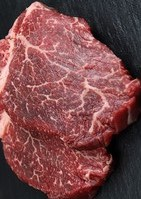
#> input picture 1_images/1_Meat_images/MEAT/pp/a0.jpg, 141 x 199 px; its folder holds only this picture in this run
$ python segmentation.py   (older library calls are emulated)
#> lines starting #> are read from the running program, lines starting #| are printed output that depends on the picture; after the words box and inside, x2 and y2 are one past the last pixel; in counts of white or black regions, pixels touching at a corner belong together
import cv2
import glob
import numpy as np
import random
from matplotlib import pyplot as plt


def image_cropping(image):
    b = image[:, :, 0]
    b1 = b.copy()
    hist0, bins = np.histogram(b, 256, [0, 256])
    g = image[:, :, 1]
    g1 = g.copy()
    hist1, bins = np.histogram(g, 256, [0, 256])
    r = image[:, :, 2]
    r1 = r.copy()
    hist2, bins = np.histogram(r, 256, [0, 256])
    # plt.hist(b.ravel(),256,[0,256]); plt.show()
    max = hist0.max()

    if max > 2500:
        edge = cv2.Laplacian(b, cv2.CV_64F)
        blur = cv2.GaussianBlur(edge, (9, 9), 5)
        blur = blur.astype(np.uint8)

        thresh1 = cv2.adaptiveThreshold(blur, 255, cv2.ADAPTIVE_THRESH_MEAN_C, cv2.THRESH_BINARY_INV, 15, 2)
        img_contours1 = cv2.findContours(thresh1, cv2.RETR_TREE, cv2.CHAIN_APPROX_SIMPLE)[-2]
        img_contours1 = sorted(img_contours1, key=cv2.contourArea)

        for i in img_contours1:
            if cv2.contourArea(i) > 100000000:
                break
        mask1 = np.zeros(blur.shape[:2], np.uint8)
        cv2.drawContours(mask1, [i], -1, 255, -1)
        image = cv2.bitwise_and(image, image, mask=mask1)

    else:
        r1 = cv2.equalizeHist(r1)
        thresh1 = cv2.adaptiveThreshold(r1,255,cv2.ADAPTIVE_THRESH_MEAN_C,cv2.THRESH_BINARY,15,2)
        img_contours1 = cv2.findContours(thresh1, cv2.RETR_TREE, cv2.CHAIN_APPROX_SIMPLE)[-2]
        img_contours1 = sorted(img_contours1, key=cv2.contourArea)

        for i in img_contours1:
            if cv2.contourArea(i) > 100000000:
                break
        mask1 = np.zeros(r1.shape[:2], np.uint8)
        cv2.drawContours(mask1, [i],-1, 255, -1)
        image = cv2.bitwise_and(image, image, mask=mask1)
    return image

def image_segmentation(imagee):
    b = imagee[:, :, 0]
    g = imagee[:, :, 1]
    r = imagee[:, :, 2]

    gray_img = cv2.medianBlur(g,9)
    kernel = np.array([[-1,-1,-1],
                       [-1, 9,-1],
                       [-1,-1,-1]])
    gray_img = cv2.filter2D(b, -1, kernel)

    kernel = np.ones((3,3), np.uint8)
    gray_img = cv2.erode(gray_img, kernel, iterations=1)
    gray_img = cv2.medianBlur(gray_img,3)

    asd = np.asarray(gray_img)
    max = asd.mean()
    image = gray_img.astype(np.uint8)
    ret3, th3 = cv2.threshold(image, max, 255, cv2.THRESH_BINARY + cv2.THRESH_OTSU)
    gray_img = cv2.bilateralFilter(th3, 9,75,75)

    kernel = np.ones((2,2), np.uint8)
    image = cv2.erode(gray_img, kernel, iterations=1)
    return image
if __name__ == '__main__':

    path = '/Users/JunJoung/PycharmProjects/beef_segmentation/pp'   # your image path

    image_names = glob.glob('%s/*.jpg' % path)          # path & names of all images

    images = [cv2.imread(name, cv2.IMREAD_COLOR) for name in image_names]       # read all images
#> images = 1 item
    images = [image_cropping(image) for image in images]                        # processing images
#> in image_cropping, `b = image[:, :, 0]`:
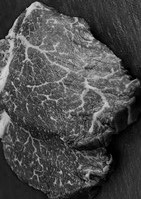
#> b: shape (199, 141); min 0, max 219, mean 74.7
#> in image_cropping, `hist0, bins = np.histogram(b, 256, [0, 256])`: hist0 = 256 values, max 400 at index 33, min 0 at index 216, mean 109.6; bins = 257 values from 0 to 256
#> in image_cropping, `hist1, bins = np.histogram(g, 256, [0, 256])`: hist1 = 256 values, max 395 at index 29, min 0 at index 222, mean 109.6
#> in image_cropping, `r = image[:, :, 2]`:
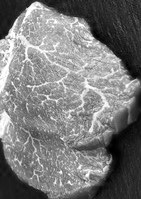
#> r: shape (199, 141); min 0, max 255, mean 121.4
#> in image_cropping, `hist2, bins = np.histogram(r, 256, [0, 256])`: hist2 = 256 values, max 365 at index 28, min 18 at index 74, mean 109.6
#> in image_cropping, `max = hist0.max()`: max = 400
#> in image_cropping, `thresh1 = cv2.adaptiveThreshold(r1,255,cv2.ADAPTIVE_THRESH_MEAN_C,cv2...`:
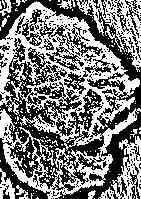
#> thresh1: shape (199, 141); 48.4% white; 220 white regions (206 under 20 px)
#> in image_cropping, `img_contours1 = cv2.findContours(thresh1, cv2.RETR_TREE, cv2.CHAIN_APP..`: img_contours1 = 784 contours, 696 with area under 20; largest, box (x1, y1, x2, y2) and area: (0, 1, 141, 199) 15186, (76, 0, 141, 72) 1632, (3, 58, 55, 103) 1018, (111, 136, 141, 199) 936, (67, 88, 103, 141) 706
#> the loop in image_cropping, `for i in img_contours1:` made 784 passes
#> i on passes 1 to 3: [[94, 198]], [[134, 196], [134, 197], [133, 198], [134, 197]], [[63, 196], [63, 197]]
#> in image_cropping, `cv2.drawContours(mask1, [i],-1, 255, -1)`: mask1: shape (199, 141); 58% white; 12 black regions (8 under 20 px), largest, box (x1, y1, x2, y2) and area: (0, 0, 141, 199) 10648, (0, 138, 50, 199) 1045, (0, 45, 9, 52) 31, (0, 61, 7, 68) 23
#> in image_cropping, `image = cv2.bitwise_and(image, image, mask=mask1)`:
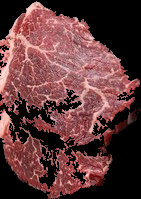
#> image: shape (199, 141, 3); mean of channels 0, 1, 2 57.7, 56.9, 96.2; drawn as B, G, R
    images = [image_segmentation(imagee) for imagee in images]
#> in image_segmentation, `r = imagee[:, :, 2]`:
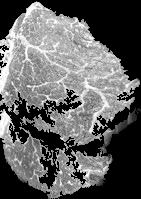
#> r: shape (199, 141); min 0, max 255, mean 96.2
#> in image_segmentation, `gray_img = cv2.erode(gray_img, kernel, iterations=1)`:
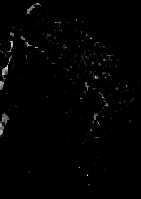
#> gray_img: shape (199, 141); min 0, max 255, mean 2.4
#> in image_segmentation, `max = asd.mean()`: max = 1.31
#> in image_segmentation, `ret3, th3 = cv2.threshold(image, max, 255, cv2.THRESH_BINARY + cv2.THR..`:
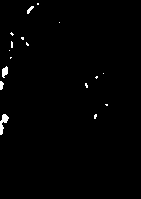
#> th3: shape (199, 141); 0.98% white; 17 white regions (13 under 20 px), largest, box (x1, y1, x2, y2) and area: (0, 114, 9, 135) 89, (2, 66, 8, 78) 51, (27, 6, 34, 14) 27, (0, 81, 4, 90) 27
#> in image_segmentation, `ret3, th3 = cv2.threshold(image, max, 255, cv2.THRESH_BINARY + cv2.THR..`: ret3 = 54
    random.shuffle(images)          # shuffle images
    images = images[0:10]       # select 10 random images

    for index, image in enumerate(images):
        cv2.imshow('image%d' % index, image)
#> this loop made 1 pass
    cv2.waitKey(0)

$ run again, on 1_images/1_Meat_images/MEAT/pp/a15.jpg
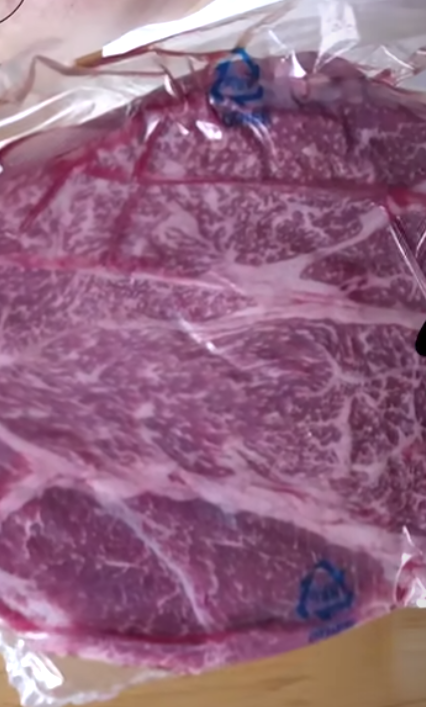
#> input picture 1_images/1_Meat_images/MEAT/pp/a15.jpg, 426 x 707 px
#> images = 1 item
#> hist0 = 256 values, max 4186 at index 255, min 0 at index 15, mean 1176.5; bins = 257 values from 0 to 256
#> hist1 = 256 values, max 3467 at index 65, min 0 at index 3, mean 1176.5
#> hist2 = 256 values, max 3952 at index 143, min 1 at index 14, mean 1176.5
#> in image_cropping, `max = hist0.max()`: max = 4186
#> in image_cropping, `thresh1 = cv2.adaptiveThreshold(blur, 255, cv2.ADAPTIVE_THRESH_MEAN_C,..`:
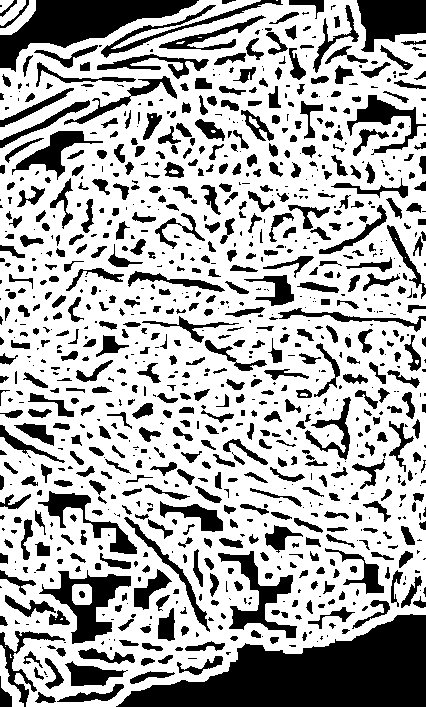
#> thresh1: shape (707, 426); 68% white; 1012 black regions (434 under 20 px)
#> img_contours1 = 994 contours, 378 with area under 20; largest, box (x1, y1, x2, y2) and area: (0, 0, 426, 707) 264229, (38, 569, 132, 645) 3036, (217, 550, 298, 639) 2197, (37, 490, 138, 555) 1611, (11, 130, 104, 181) 1412
#> the loop in image_cropping, `for i in img_contours1:` made 994 passes
#> i on passes 1 to 3: [[5, 646]], [[425, 461], [425, 463]], [[24, 450]]
#> mask1: shape (707, 426); 88.6% white; 63 black regions (21 under 20 px), largest, box (x1, y1, x2, y2) and area: (116, 614, 426, 707) 15912, (0, 0, 199, 72) 6724, (357, 0, 426, 52) 2485
#> in image_segmentation, `max = asd.mean()`: max = 94.21
#> th3: shape (707, 426); 65.2% white; 524 black regions (279 under 20 px), largest, box (x1, y1, x2, y2) and area: (128, 62, 426, 540) 34866, (60, 586, 426, 707) 17528, (96, 518, 374, 646) 8803
#> ret3 = 81
#> in image_segmentation, `image = cv2.erode(gray_img, kernel, iterations=1)`:
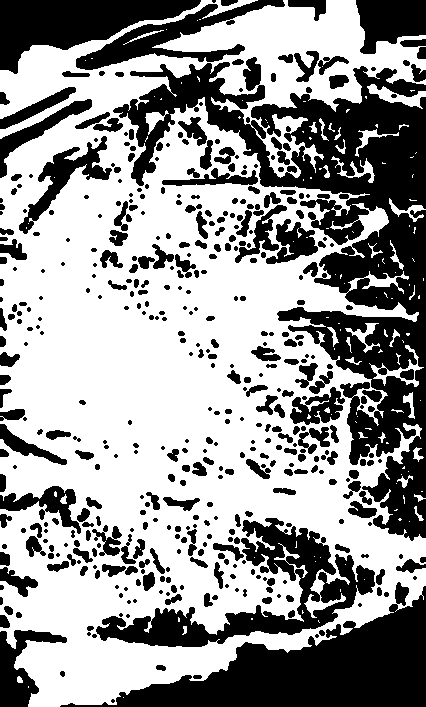
#> image: shape (707, 426); min 0, max 255, mean 152.2
#> the loop `for index, image in enumerate(images):` made 1 pass
